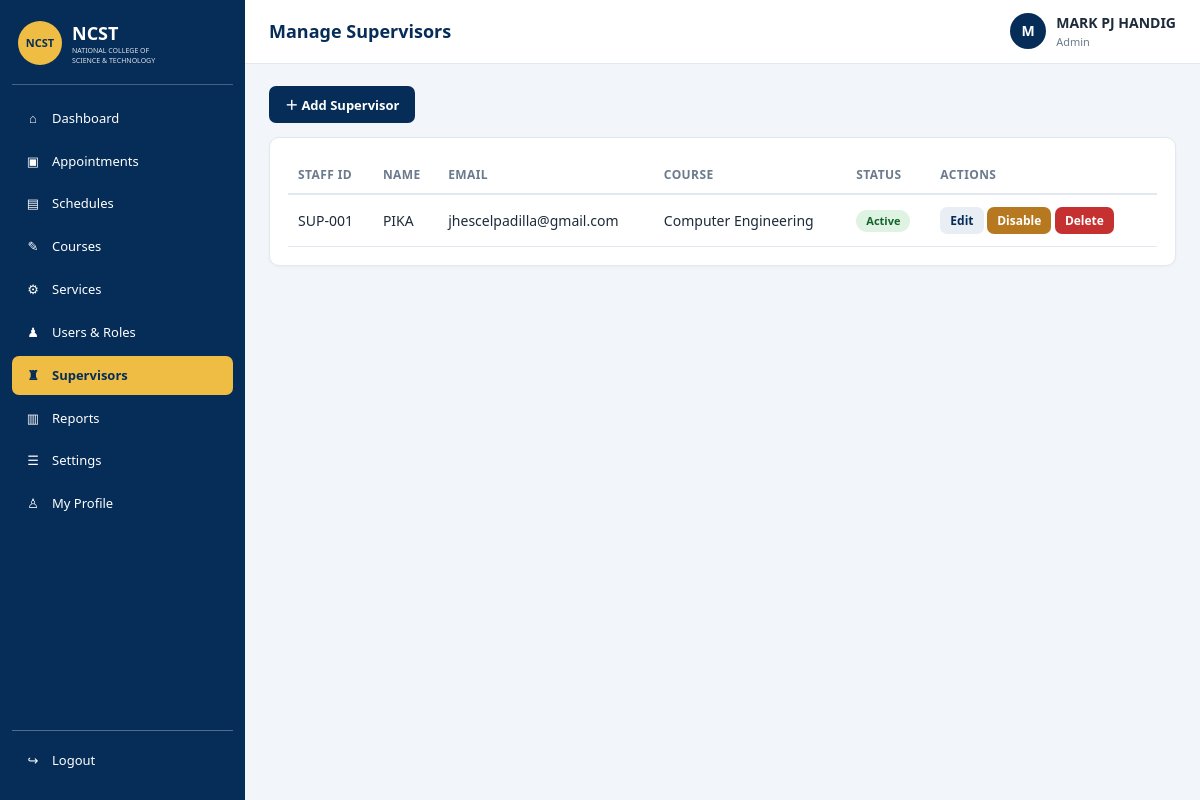
/admin_supervisors.php (signed in), run on the app's committed database.
### tables this page shows
CREATE TABLE `supervisors` (
  `id` int(11) NOT NULL,
  `user_id` int(11) NOT NULL,
  `course_id` int(11) NOT NULL
);

CREATE TABLE `users` (
  `id` int(255) NOT NULL,
  `student_id` varchar(10) NOT NULL,
  `full_name` varchar(100) NOT NULL,
  `email` varchar(150) NOT NULL,
  `phone` varchar(11) NOT NULL,
  `password` varchar(255) NOT NULL,
  `role` enum('student','supervisor','admin') NOT NULL DEFAULT 'student',
  `created_at` timestamp NOT NULL DEFAULT current_timestamp(),
  `status` enum('active','disabled') NOT NULL DEFAULT 'active',
  `course_id` int(11) DEFAULT NULL
);

CREATE TABLE `courses` (
  `id` int(11) NOT NULL,
  `code` varchar(20) NOT NULL,
  `name` varchar(100) NOT NULL,
  `description` varchar(255) DEFAULT NULL,
  `is_active` tinyint(1) NOT NULL DEFAULT 1,
  `created_at` timestamp NOT NULL DEFAULT current_timestamp()
);

### lib.php (called while the page is built, shortened)
<?php
require_once __DIR__ . "/auth.php";
function db_exec(mysqli $c, string $sql, string $types = '', array $p = []): mysqli_stmt
{
    $st = $c->prepare($sql);
    if ($types !== '') {
        $st->bind_param($types, ...$p);
    }
    $st->execute();
    return $st;
}
function db_rows(mysqli $c, string $sql, string $types = '', array $p = []): array
{
    $st = db_exec($c, $sql, $types, $p);
    $r = $st->get_result();
    $out = $r ? $r->fetch_all(MYSQLI_ASSOC) : [];
    return $out;
}

### auth.php (called while the page is built, shortened)
<?php
function e($value): string
{
    return htmlspecialchars((string)$value, ENT_QUOTES, 'UTF-8');
}

### admin_supervisors.php (the view, shortened to what this page needs)
<?php
require_once __DIR__ . "/layout.php";
$rows = db_rows($conn, "SELECT u.*, s.course_id sup_course, c.name course_name FROM users u
    LEFT JOIN supervisors s ON s.user_id = u.id LEFT JOIN courses c ON c.id = s.course_id
    WHERE u.role = 'supervisor' ORDER BY u.full_name");
?>
<div class="toolbar"><button class="btn btn-primary" data-modal-open="supModal" data-title="Add Supervisor">＋ Add Supervisor</button></div>
<div class="card">
<?php if (!$rows): ?><div class="empty">No supervisors yet. Click “Add Supervisor”.</div><?php else: ?>
<div class="table-wrap"><table class="table">
    <thead><tr><th>Staff ID</th><th>Name</th><th>Email</th><th>Course</th><th>Status</th><th>Actions</th></tr></thead>
    <tbody>
    <?php foreach ($rows as $r): ?>
        <tr>
            <td><?php echo e($r['student_id']); ?></td>
            <td><?php echo e($r['full_name']); ?></td>
            <td><?php echo e($r['email']); ?></td>
            <td><?php echo e($r['course_name'] ?? '—'); ?></td>
            <td><span class="badge <?php echo $r['status'] === 'active' ? 'badge-confirmed' : 'badge-cancelled'; ?>"><?php echo e(ucfirst($r['status'])); ?></span></td>
            <td class="actions">
                <button class="btn btn-sm btn-light" data-modal-open="supModal" data-title="Edit Supervisor"
                    data-fill="<?php echo e(json_encode(['id' => $r['id'], 'student_id' => $r['student_id'], 'full_name' => $r['full_name'], 'email' => $r['email'], 'phone' => $r['phone'], 'course_id' => $r['sup_course'], 'status' => $r['status']])); ?>">Edit</button>
                <form method="post" class="inline-form"><?php echo csrf_field(); ?><input type="hidden" name="action" value="toggle"><input type="hidden" name="id" value="<?php echo (int)$r['id']; ?>">
                    <button class="btn btn-sm btn-warn"><?php echo $r['status'] === 'active' ? 'Disable' : 'Enable'; ?></button></form>
                <form method="post" class="inline-form" data-confirm="Delete supervisor “<?php echo e($r['full_name']); ?>”?">
                    <button class="btn btn-sm btn-bad">Delete</button></form>
            </td>
        </tr>
    <?php endforeach; ?>
    </tbody>
</table></div>
<?php endif; ?>
</div>

### app.css (style rules this page uses)
:root { --navy:#062d58;--navy2:#0b4a8a;--gold:#efbd43;--bg:#f2f5fa;--text:#1d2b3b;--muted:#6b7a8c;--line:#e2e8f0;--ok:#1e8e3e;--warn:#b7791f;--bad:#c53030;--card:#fff;--radius:10px }
* { box-sizing:border-box;margin:0;padding:0 }
body { font-family:'Segoe UI',Tahoma,Arial,sans-serif;background:var(--bg);color:var(--text);font-size:14px;line-height:1.45 }
.card { background:var(--card);border:1px solid var(--line);border-radius:var(--radius);padding:18px;margin-bottom:18px;box-shadow:0 1px 3px rgba(0,0,0,.04) }
.btn { display:inline-block;border:0;border-radius:7px;padding:9px 16px;font-size:13px;font-weight:600;cursor:pointer;text-decoration:none;font-family:inherit }
.btn-primary { background:var(--navy);color:#fff }
.btn-light { background:#e9eef5;color:var(--navy) }
.btn-bad { background:var(--bad);color:#fff }
.btn-warn { background:var(--warn);color:#fff }
.btn-sm { padding:5px 10px;font-size:12px }
.toolbar { display:flex;gap:10px;flex-wrap:wrap;margin-bottom:14px }
.table-wrap { overflow-x:auto }
.table { width:100%;border-collapse:collapse }
.table th { text-align:left;font-size:12px;text-transform:uppercase;letter-spacing:.4px;color:var(--muted);padding:10px;border-bottom:2px solid var(--line);white-space:nowrap }
.table td { padding:10px;border-bottom:1px solid var(--line);vertical-align:middle }
.actions { white-space:normal;min-width:200px }
.inline-form { display:inline-flex;gap:4px;align-items:center;margin:2px 0 }
.badge { display:inline-block;padding:3px 10px;border-radius:20px;font-size:11px;font-weight:700;white-space:nowrap }
.badge-confirmed { background:#dff3e3;color:#14632d }

### data on the page
supervisors: user.student_id "SUP-001", user.full_name "PIKA", user.email "jhescelpadilla@gmail.com", course.name "Computer Engineering", user.status "Active"

### other printed values
$icon "⌂"
$label "Dashboard"
$icon "▣"
$label "Appointments"
$icon "▤"
$label "Schedules"
$icon "✎"
$label "Courses"
$icon "⚙"
$label "Services"
$icon "♟"
$label "Users & Roles"
$icon "♜"
$label "Supervisors"
$icon "▥"
